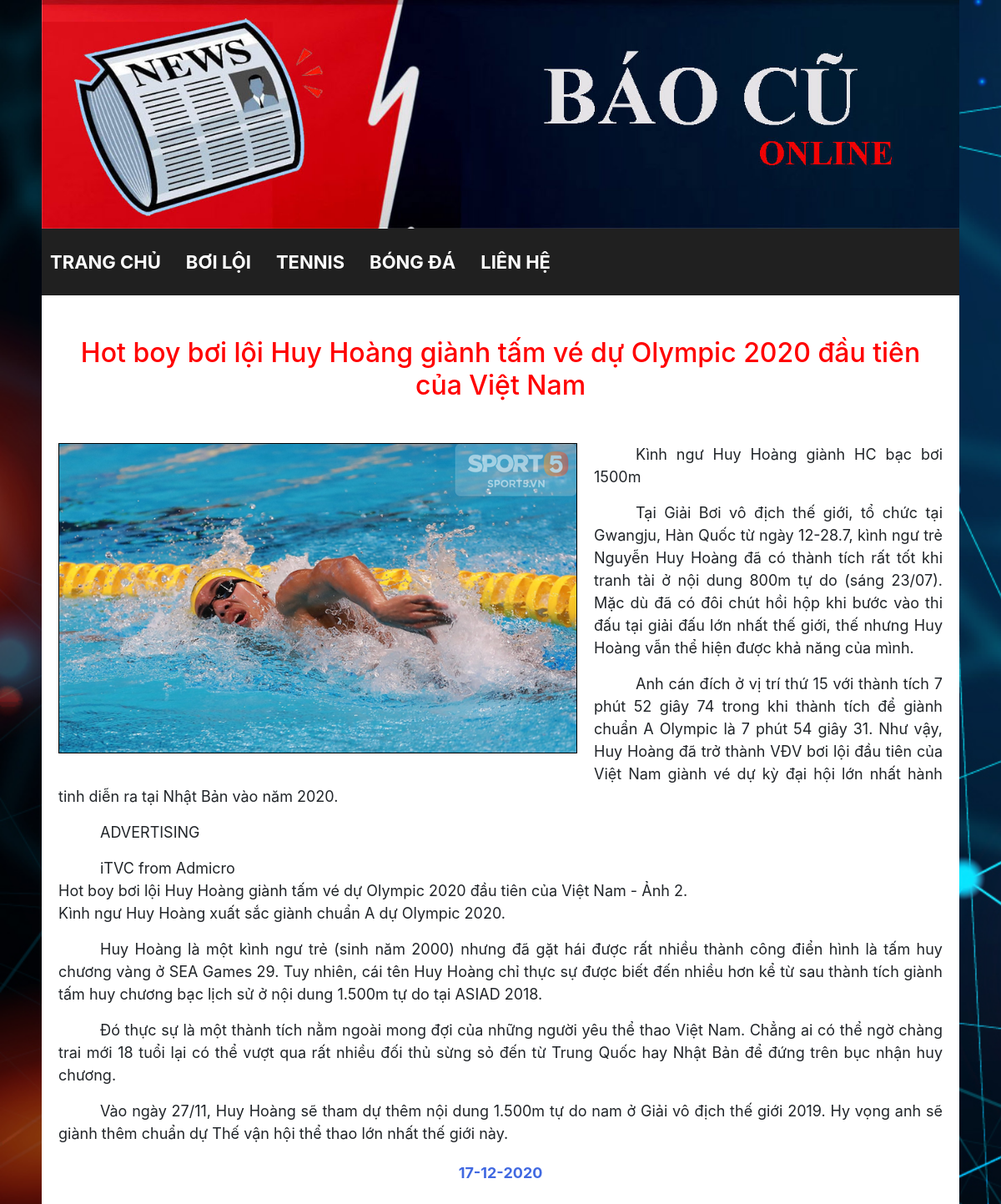
Page /baiviet/2 on the committed database.
### blogs/models.py (models this page shows)
class theloai(models.Model):
    tentheloai = models.CharField(max_length=50)

class baiviet(models.Model):
    matheloai = models.ForeignKey(theloai, on_delete=models.CASCADE)
    tenbaiviet = models.CharField(max_length=200)
    noidung = models.TextField()
    ngay = models.DateTimeField(auto_now_add=True)
    hinh = models.ImageField(null=True)

### blogs/views.py (the view)
# urls.py: path('baiviet/<int:baiviet_id>', views.baivietcuthe, name="baivietcuthe"),
def baivietcuthe(request, baiviet_id):
    list_theloai = theloai.objects.all()
    q = baiviet.objects.get( pk= baiviet_id )
    context = {"danhsachmenu": list_theloai, "baiviet": q}
    return render(request, "blogs/baivietcuthe.html", context)

### blogs/templates/blogs/baivietcuthe.html
{% extends 'blogs/chinh.html' %}
{% block contentmenu %}
    {% if danhsachmenu %}
        {% for item in danhsachmenu %}
            <li><a href="/theloai/{{ item.id }}">{{ item.tentheloai }}</a></li>
        {% endfor %}
    {% endif %}
{% endblock %}
{% block contentbaiviet %}
    {% if baiviet %}
            <div class="baivietcuthe">
                <center><h2>{{ baiviet.tenbaiviet }}</h2></center>
                <img src="../media/{{ baiviet.hinh }}">
                <div class="noidung">{{ baiviet.noidung|safe|linebreaks }}</div>
                <center><div class="thoigian">{{ baiviet.ngay|date:"d-m-Y" }}</div></center>
            </div>
    {% endif %}
{% endblock %}

### rows in the picture
theloai: tentheloai "BƠI LỘI"
theloai: tentheloai "TENNIS"
theloai: tentheloai "BÓNG ĐÁ"
baiviet: tenbaiviet "Hot boy bơi lội Huy Hoàng giành tấm vé dự Olympic 2020 đầu tiên của Việt Nam", hinh (picture), noidung "Kình ngư Huy Hoàng giành HC bạc bơi 1500m Tại Giải Bơi vô địch thế giới, tổ chức tại Gwangju, Hàn Quốc từ ngày 12-28.7, kình ngư trẻ Nguyễn Huy Hoàng đã có thành tích rất tốt khi tranh tài ở nội dung 800m tự do (sáng 23/07). Mặc dù đã có đôi chút hồi hộp khi bước vào thi đấu tại giải đấu lớn nhất thế giới, thế nhưng Huy Hoàng vẫn thể hiện được khả năng của mình. Anh cán đích ở vị trí thứ 15 với thành tích 7 phút 52 giây 74 trong khi thành tích để giành chuẩn A Olympic là 7 phút 54 giây 31. Như vậy, Huy Hoàng đã trở thành VĐV bơi lội đầu tiên của Việt Nam giành vé dự kỳ đại hội lớn nhất hành tinh diễn ra tại Nhật Bản vào năm 2020. ADVERTISING iTVC from Admicro Hot boy bơi lội Huy Hoàng giành…", ngay "17-12-2020"
